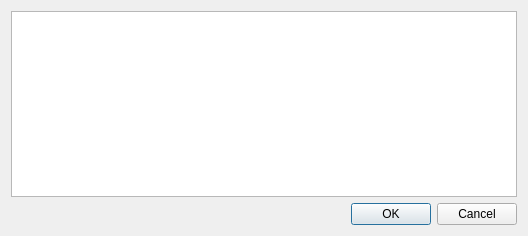
<?xml version="1.0" encoding="UTF-8"?>
<ui version="4.0">
 <class>DialogThreads</class>
 <widget class="QDialog" name="DialogThreads">
  <property name="geometry">
   <rect>
    <x>0</x>
    <y>0</y>
    <width>528</width>
    <height>236</height>
   </rect>
  </property>
  <property name="windowTitle">
   <string>Threads</string>
  </property>
  <layout class="QGridLayout" name="gridLayout">
   <item row="1" column="0">
    <widget class="QDialogButtonBox" name="button_box">
     <property name="orientation">
      <enum>Qt::Horizontal</enum>
     </property>
     <property name="standardButtons">
      <set>QDialogButtonBox::Cancel|QDialogButtonBox::Ok</set>
     </property>
    </widget>
   </item>
   <item row="0" column="0">
    <widget class="QTableView" name="thread_table">
     <property name="editTriggers">
      <set>QAbstractItemView::NoEditTriggers</set>
     </property>
     <property name="alternatingRowColors">
      <bool>true</bool>
     </property>
     <property name="selectionMode">
      <enum>QAbstractItemView::SingleSelection</enum>
     </property>
     <property name="selectionBehavior">
      <enum>QAbstractItemView::SelectRows</enum>
     </property>
     <property name="sortingEnabled">
      <bool>true</bool>
     </property>
     <attribute name="horizontalHeaderStretchLastSection">
      <bool>true</bool>
     </attribute>
    </widget>
   </item>
  </layout>
 </widget>
 <resources/>
 <connections>
  <connection>
   <sender>button_box</sender>
   <signal>accepted()</signal>
   <receiver>DialogThreads</receiver>
   <slot>accept()</slot>
   <hints>
    <hint type="sourcelabel">
     <x>252</x>
     <y>345</y>
    </hint>
    <hint type="destinationlabel">
     <x>157</x>
     <y>274</y>
    </hint>
   </hints>
  </connection>
  <connection>
   <sender>button_box</sender>
   <signal>rejected()</signal>
   <receiver>DialogThreads</receiver>
   <slot>reject()</slot>
   <hints>
    <hint type="sourcelabel">
     <x>320</x>
     <y>345</y>
    </hint>
    <hint type="destinationlabel">
     <x>286</x>
     <y>274</y>
    </hint>
   </hints>
  </connection>
 </connections>
</ui>
